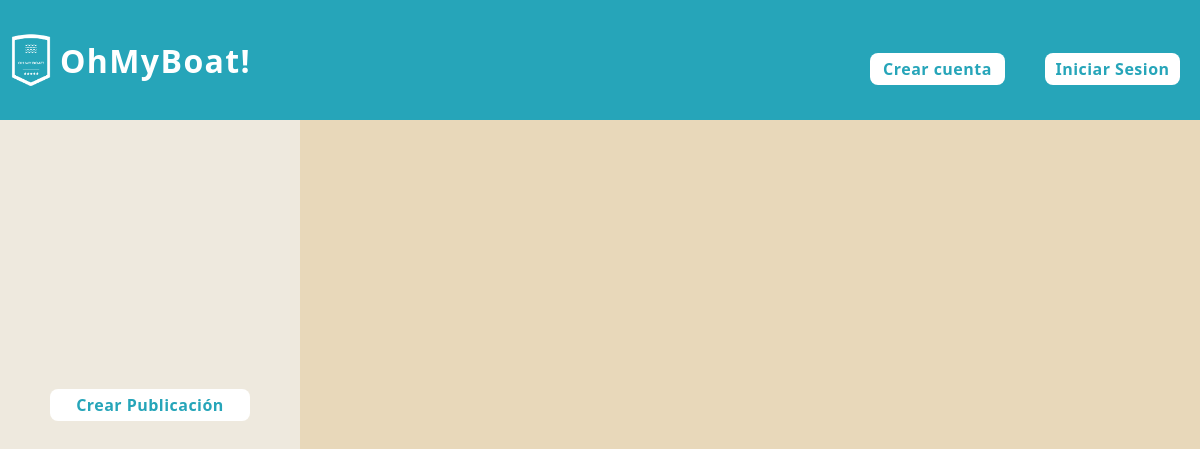
Before: /home/ with the older database file.
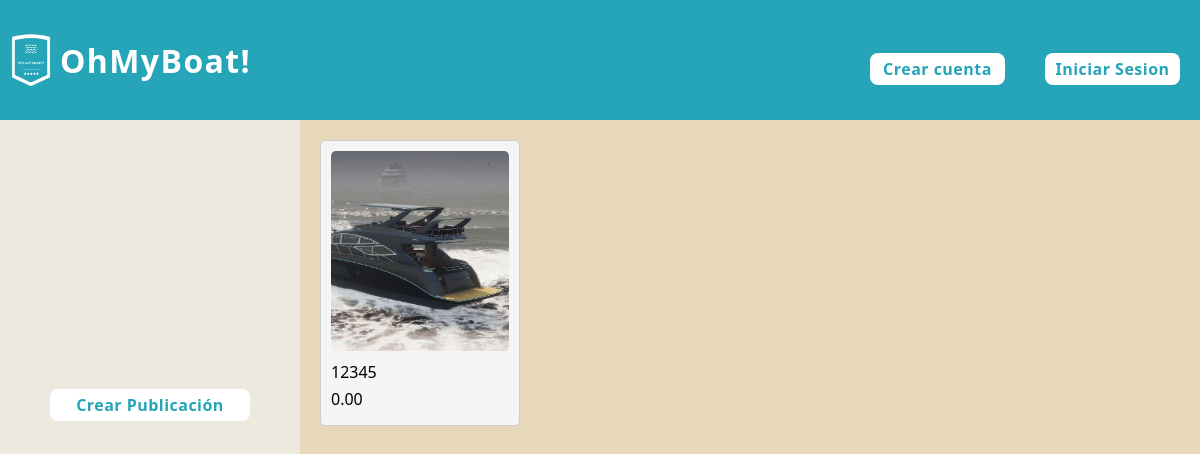
After: the same page with the newer database file.
### publicaciones/models.py (models this page shows)
class Publicacion(models.Model):
    monto = models.DecimalField(max_digits=15, decimal_places=2, default=0)
    autor = models.ForeignKey(Usuario, on_delete=models.SET_NULL, null=True)
    embarcacion = models.OneToOneField(Embarcacion, on_delete=models.SET_NULL, null=True)
    descripcion = models.CharField(max_length=250)
    oculta = models.BooleanField(default=False)

### embarcaciones/models.py (models this page shows)
class Embarcacion(models.Model):
    matricula = models.CharField(max_length=100, unique=True)
    modelo = models.CharField(max_length=100)
    tipo = models.ForeignKey(TipoEmbarcacion, on_delete=models.SET_NULL, null=True)
    m_eslora = models.DecimalField(max_digits=5, decimal_places=2)
    m_manga = models.DecimalField(max_digits=5, decimal_places=2)
    m_calado = models.DecimalField(max_digits=5, decimal_places=2)
    motor = models.BooleanField(default=False)
    deuda = models.DecimalField(max_digits=10, decimal_places=2, default=0)
    sede = models.ForeignKey(Sede, on_delete=models.SET_NULL, null=True)
    dueño = models.ForeignKey(Usuario, on_delete=models.CASCADE)

### inicio/views.py (the view)
# urls.py: path('', include('inicio.urls')),
def inicio(request):
    user = request.user
    publicaciones= Publicacion.objects.exclude(autor__is_blocked= True).exclude(oculta=True)
    for publicacion in publicaciones:
        post_image = ImagenEmbarcacion.objects.filter(embarcacion=publicacion.embarcacion.id)
        publicacion.imagen = post_image[0].nombre_especifico
    return render(request, 'index.html', {'publicaciones' : publicaciones, 'user':user})

### inicio/templates/index.html (shortened to what this page needs)
{% extends 'layouts/base.html' %}
{% load static %}
{% block style %}
    <link rel="stylesheet" type="text/css" href="{% static 'styles/index_main.css' %}">
{% endblock %}
{% block listnav %}
    {% if request.user.is_authenticated %}
        <li class="modal"><a id="cerrar-sesion" class="normal"  href=""><i class="fa-solid fa-arrow-right-from-bracket"></i></a>
            <div id="mensaje-cerrar-sesion" class="mensaje" style="display: none;">
                <p>Estas seguro de cerrar la sesion?</p>
                <a href="{% url 'cerrar sesion' %}" class="buton2">Confirmar</a>
            </div>
        </li>
    {% else %}
        <li><a href="{% url 'crear cuenta' %}" class="buton">Crear cuenta</a></li>
        <li><a href="{% url 'iniciar sesion' %}" class="buton">Iniciar Sesion</a></li>
    {% endif %}
{% endblock %}
{% block content %}
    {% if user.is_staff == 0 %}
    <aside>
        <ul>
            <li>
                <a href="{% url 'crear publicacion' %}" class="button">Crear Publicación</a>
            </li>
        </ul>
    </aside>
    {% endif %}
    {% if mensaje %}
        <div class="window-mensaje">
            <div class="mensaje-content">
                <p class="mensaje-content-text">Para crear una publicación, debes tenes una embarcacion sin ofertas en tu pefil.</p>
                <div class="mensaje-content-button"><a href="{% url 'home' %}">Aceptar</a></div>
            </div>
        </div>
    {% else %}
        <div class="publicacion-container">
            {% for post in publicaciones %}
                <div class="publicacion">
                    {% with 'imagenes_embarcaciones/'|add:post.imagen as ruta_imagen %}
                        <a href="{% url 'ver detalle publicacion' post.id 0 %}" >
                            <img src="{% static ruta_imagen %}">
                        </a>
                    {% endwith %}
                    <p>{{ post.embarcacion.modelo }}</p>
                    <p>{{ post.monto }}</p>
                </div>
            {% endfor %}
        </div>
    {% endif %}
{% endblock %}

### inicio/templates/layouts/base.html (shortened to what this page needs)
{% load static %}
<!DOCTYPE html>
<html lang="en">
<head>
    {% block style %}
    {% endblock %}
    <link rel="stylesheet" href="{% static 'styles/header.css' %}">
    <link rel="stylesheet" href="{% static 'styles/aside.css' %}">
    <link rel="stylesheet" type="text/css" href="{% static 'styles/index_main.css' %}">
    <link rel="stylesheet" href="https://cdnjs.cloudflare.com/ajax/libs/font-awesome/6.5.2/css/all.min.css" />
</head>
<body>
    <header>
       <div>
        <a href="{% url 'home' %}">
            <div class="logo">
                <h1>OhMyBoat!</h1>
            </div>
        </a>
        <nav>
            <ul>
                {% block listnav %}
                {% endblock %}
            </ul>
        </nav>
       </div>
    </header>
    {% block content %}
    {% endblock %}
</body>
</html>

### inicio/static/styles/index_main.css (style rules this page uses)
:root { --green: hsl(162, 45%, 56%); --lead: hsl(162, 2%, 56%); --blue: hsl(202, 89%, 71%); --text-white: hsl(0, 0%, 100%); --text-light-gray: hsl(0, 0%, 90%); --body-bg-color:hsl(200, 51%, 32%); --glass-bg-color: hsla(0, 0%, 100%, 0.05); --border-color: hsla(0, 0%, 100%, 0.25); --blur: blur(10px); --button-hover-color: hsla(0, 0%, 0%, 0.3); }
body { margin-top: 120px; background-color: #e8d8ba; }
.publicacion-container { margin-left: 300px; display: flex; flex-wrap: wrap; justify-content: left; }
.publicacion { background-color: whitesmoke; min-width: 200px; width: 22%; margin: 20px; padding: 10px; border: 1px solid #ccc; border-radius: 5px; }
.publicacion img { width: 100%; height: auto; border-radius: 5px; }
.publicacion p { margin: 5px 0; }
.publicacion img { width: 100%; height: 200px; object-fit: cover; border-radius: 5px; }

### inicio/static/styles/header.css (style rules this page uses)
* { margin: 0; padding: 0; box-sizing: border-box; font-family: 'Segoe UI', Tahoma, Geneva, Verdana, sans-serif; }
header { background-color: #26a5b9; position: fixed; top: 0; left: 0; width: 100%; z-index: 2; }
header > div { max-width: 1360px; margin: auto; display: flex; justify-content: space-between; align-items: center; height: 120px; }
.logo > h1 { color: #fff; position: relative; text-align: center; letter-spacing: 1.4px; }
.logo { margin-left: 60px; }
.logo > h1::before { content: ''; background-image: url('../images/Oh_My_Boat_logo_2.jpg'); position: absolute; background-size: 50px; background-position: center; background-repeat: no-repeat; width: 70px; height: 70px; top: 50%; left: -15%; transform: translate(-50%, -50%); }
ul { display: flex; list-style: none; align-items: center; }
li { margin: 20px; }
a { text-decoration: none; }
nav { display: flex; align-items: center; margin-top: 17px; }
.buton { width: 135px; height: 4vh; border: none; background-color: #ffffff; border-radius: 8px; display: flex; justify-content: center; text-decoration: none; align-items: center; cursor: pointer; letter-spacing: 0.03em; font-weight: 600; font-style: normal; font-size: 1rem; color: #26a5b9; transition: all 0.10s; -webkit-box-shadow: 0px 0px 4px 1px rgba(255,255,255,0); -moz-box-shadow: 0px 0px 4px 1px rgba(255,255,255,0); box-shadow: 0px 0px 4px 1px rgba(255,255,255,0); }

### inicio/static/styles/aside.css (style rules this page uses)
aside { background-color: #eee9de; width: 300px; height: 100vh; position: fixed; top: 0; left: 0; display: flex; justify-content: center; align-items: center; z-index: 1; }
aside ul { list-style: none; padding: 0; }
aside li { margin-bottom: 10px; }
aside a { display: block; text-align: center; color: #333; text-decoration: none; border-radius: 5px; transition: background-color 0.3s ease; }
.button { width: 200px; height: 4vh; border: none; background-color: #fff; border-radius: 8px; display: flex; justify-content: center; text-decoration: none; align-items: center; cursor: pointer; letter-spacing: 0.03em; font-weight: 600; font-style: normal; font-size: 1rem; color: #26a5b9; transition: all 0.10s; -webkit-box-shadow: 0px 0px 4px 1px rgba(255,255,255,0); -moz-box-shadow: 0px 0px 4px 1px rgba(255,255,255,0); box-shadow: 0px 0px 4px 1px rgba(255,255,255,0); }

Changed rows visible on the page:
added Publicacion: embarcacion.modelo "12345", monto "0.00"
